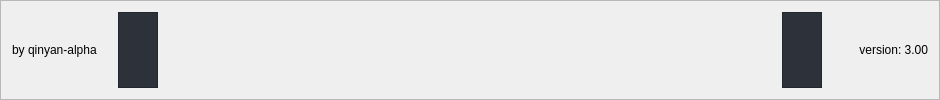
           <widget class="QFrame" name="bottomBar">
            <property name="minimumSize">
             <size>
              <width>940</width>
              <height>0</height>
             </size>
            </property>
            <property name="frameShape">
             <enum>QFrame::Shape::StyledPanel</enum>
            </property>
            <property name="frameShadow">
             <enum>QFrame::Shadow::Raised</enum>
            </property>
            <layout class="QHBoxLayout" name="horizontalLayout_50">
             <item>
              <widget class="QLabel" name="creditsLabel_2">
               <property name="maximumSize">
                <size>
                 <width>100</width>
                 <height>16777215</height>
                </size>
               </property>
               <property name="text">
                <string>by qinyan-alpha</string>
               </property>
              </widget>
             </item>
             <item>
              <widget class="QFrame" name="frame_40">
               <property name="maximumSize">
                <size>
                 <width>40</width>
                 <height>16777215</height>
                </size>
               </property>
               <property name="styleSheet">
                <string notr="true">QFrame{
	background-color: rgb(44, 49, 58);
}</string>
               </property>
               <property name="frameShape">
                <enum>QFrame::Shape::StyledPanel</enum>
               </property>
               <property name="frameShadow">
                <enum>QFrame::Shadow::Raised</enum>
               </property>
              </widget>
             </item>
             <item>
              <widget class="QLabel" name="stateshow">
               <property name="font">
                <font>
                 <family>Segoe UI</family>
                 <pointsize>-1</pointsize>
                 <italic>false</italic>
                 <bold>false</bold>
                </font>
               </property>
               <property name="styleSheet">
                <string notr="true">font-size: 11px; 
color: rgb(113, 126, 149);</string>
               </property>
               <property name="text">
                <string>&lt;html&gt;&lt;head/&gt;&lt;body&gt;&lt;p&gt;&lt;br/&gt;&lt;/p&gt;&lt;/body&gt;&lt;/html&gt;</string>
               </property>
               <property name="alignment">
                <set>Qt::AlignmentFlag::AlignCenter</set>
               </property>
              </widget>
             </item>
             <item>
              <widget class="QFrame" name="frame_41">
               <property name="maximumSize">
                <size>
                 <width>40</width>
                 <height>16777215</height>
                </size>
               </property>
               <property name="styleSheet">
                <string notr="true">QFrame{
	background-color: rgb(44, 49, 58);
}</string>
               </property>
               <property name="frameShape">
                <enum>QFrame::Shape::StyledPanel</enum>
               </property>
               <property name="frameShadow">
                <enum>QFrame::Shadow::Raised</enum>
               </property>
              </widget>
             </item>
             <item>
              <widget class="QLabel" name="version">
               <property name="minimumSize">
                <size>
                 <width>0</width>
                 <height>0</height>
                </size>
               </property>
               <property name="maximumSize">
                <size>
                 <width>100</width>
                 <height>16777215</height>
                </size>
               </property>
               <property name="text">
                <string>version: 3.00</string>
               </property>
               <property name="textFormat">
                <enum>Qt::TextFormat::PlainText</enum>
               </property>
               <property name="scaledContents">
                <bool>false</bool>
               </property>
               <property name="alignment">
                <set>Qt::AlignmentFlag::AlignRight|Qt::AlignmentFlag::AlignTrailing|Qt::AlignmentFlag::AlignVCenter</set>
               </property>
               <property name="wordWrap">
                <bool>false</bool>
               </property>
               <property name="margin">
                <number>0</number>
               </property>
              </widget>
             </item>
            </layout>
           </widget>
